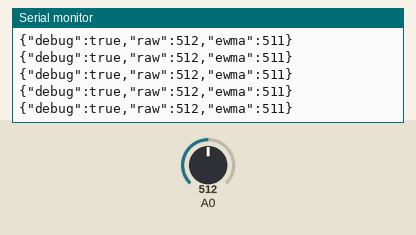
Simulated run of this sketch. Board: Arduino Uno, built with avr-gcc and run on an emulated ATmega328P. Parts: the last lines printed to the serial monitor. The inputs (shaded band) are chosen by the test bench; at power-on: A0 = 512.

Above: at 1.2 s.
1.3 s: A0 set to 306
At 1.45 s:
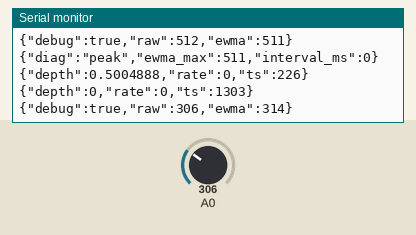
2.8 s: A0 set to 240
At 2.8 s:
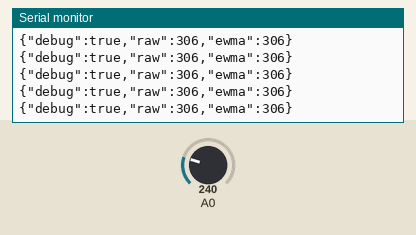
Timing chart, 0 to 5.8 s (numbered marks = the images above; inputs shaded):
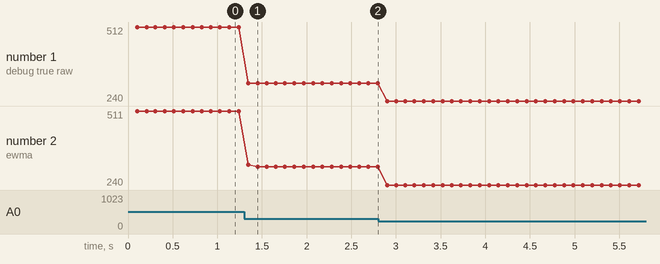

The sketch:

revive_firmware.ino
```cpp
// Revive C1 ArduinoFirmware (FR1)
// Target: Arduino Uno R4 Minima (ABX00080)
// Per design §6d C1 plus §6f Arduino → Browser contract.
//
// Behavior:
//   - Sample FSR on A0 at 200 Hz
//   - EWMA smooth with alpha = 0.3
//   - Local-maxima peak detection: track running max while ewma rises;
//     fire one peak frame when ewma drops by kPeakDropThreshold from the running max
//   - Emit JSON line per peak: {"depth": float, "rate": int, "ts": int}
//   - Emit one ready frame on boot: {"type":"ready","fw":"revive-1.0"}
//   - 250 ms safety timeout: zero output if no valid peak for 250 ms (Shepherd pattern)
//
// Wiring per docs/hardware-bom.md:
//   FSR Pin 1 -> Arduino 5V
//   FSR Pin 2 -> Arduino A0 + 10k resistor -> GND
//
// Library: ArduinoJson 7.4.x via Library Manager.

#include <ArduinoJson.h>

// Firmware thresholds are deliberately permissive: emit a peak frame for almost any
// blip above noise. Per-user calibration (start, target, max, ceiling) lives in the
// browser via C10 Calibrator + C4 CompressionScorer per design §6d.
//
// kStartThreshold just needs to clear the noise floor (~30-50 with foam).
// kPeakDropThreshold is the rise-then-fall delta that confirms a real compression.
// kCeilingThreshold is conservative; browser side classifies force_ceiling per user max.
constexpr int kStartThreshold = 80;             // running max must clear this for a peak to count
constexpr int kPeakDropThreshold = 30;          // ewma must fall this far from running max to fire a peak
constexpr int kRearmRiseThreshold = 30;         // ewma must rise this far from a local min to arm next peak
constexpr int kCeilingThreshold = 200;          // raw FSR; browser ceiling is per-user via C10
constexpr unsigned long kSafetyTimeoutMs = 250; // Shepherd pattern; zero output if silent
constexpr unsigned long kSampleIntervalUs = 5000;  // 200 Hz
constexpr unsigned long kPeakDebounceMs = 150;  // suppress double-fire from hand wobble within one compression
constexpr float kEwmaAlpha = 0.3f;
constexpr float kFsrMaxNormalize = 1023.0f;

// State.
float ewma = 0.0f;
float maxSinceLastPeak = 0.0f;
float minSinceLastPeak = 1024.0f;
unsigned long maxTimeMs = 0;
unsigned long lastPeakTimeMs = 0;
unsigned long peakIntervalMs = 0;
unsigned long lastSampleUs = 0;
unsigned long ceilingHoldStartMs = 0;
bool armed = true;                              // armed = ready to detect next peak
bool zeroEmitted = false;

// Reusable JSON document; heap allocated once per ArduinoJson 7 model.
JsonDocument doc;

void emitFrame(float normalizedDepth, int rateBpm, unsigned long ts) {
  doc.clear();
  doc["depth"] = normalizedDepth;
  doc["rate"] = rateBpm;
  doc["ts"] = ts;
  serializeJson(doc, Serial);
  Serial.println();
}

void emitReady() {
  doc.clear();
  doc["type"] = "ready";
  doc["fw"] = "revive-1.0";
  serializeJson(doc, Serial);
  Serial.println();
}

void emitCeilingEvent(unsigned long ts) {
  doc.clear();
  doc["type"] = "ceiling";
  doc["ts"] = ts;
  serializeJson(doc, Serial);
  Serial.println();
}

void setup() {
  Serial.begin(115200);
  while (!Serial) {
    delay(10);
  }
  emitReady();
  lastSampleUs = micros();
}

int rateFromInterval(unsigned long intervalMs) {
  if (intervalMs == 0) return 0;
  return (int)(60000UL / intervalMs);
}

void loop() {
  const unsigned long nowUs = micros();
  if (nowUs - lastSampleUs < kSampleIntervalUs) return;
  lastSampleUs = nowUs;
  const unsigned long nowMs = millis();

  // Sample + EWMA smooth.
  const int raw = analogRead(A0);
  ewma = kEwmaAlpha * (float)raw + (1.0f - kEwmaAlpha) * ewma;

  // TEMPORARY DEBUG: print raw + ewma when above noise floor.
  // Remove once thresholds are calibrated.
  static unsigned long lastDebugMs = 0;
  if (raw > 30 && nowMs - lastDebugMs > 100) {
    lastDebugMs = nowMs;
    Serial.print("{\"debug\":true,\"raw\":");
    Serial.print(raw);
    Serial.print(",\"ewma\":");
    Serial.print((int)ewma);
    Serial.println("}");
  }

  // Force ceiling detection (sustained 250 ms above kCeilingThreshold).
  // Latch: once fired, do not fire again until ewma drops below the threshold.
  static bool ceilingLatched = false;
  if (ewma > kCeilingThreshold) {
    if (!ceilingLatched) {
      if (ceilingHoldStartMs == 0) {
        ceilingHoldStartMs = nowMs;
      } else if (nowMs - ceilingHoldStartMs > 250) {
        emitCeilingEvent(nowMs);
        ceilingLatched = true;
        ceilingHoldStartMs = 0;
      }
    }
  } else {
    ceilingHoldStartMs = 0;
    ceilingLatched = false;
  }

  // Local-maxima peak detection with armed state machine.
  //
  // Armed phase: track running max as ewma rises. Fire a peak when ewma drops
  // by kPeakDropThreshold from the running max. After firing, disarm.
  //
  // Disarmed phase: track running min as ewma falls (recoil). Re-arm when
  // ewma rises by kRearmRiseThreshold above the running min, indicating the
  // start of a new compression. This blocks phantom peaks during recoil and
  // distinguishes held pressure (no rise above min) from real CPR cadence.
  if (armed) {
    if (ewma > maxSinceLastPeak) {
      maxSinceLastPeak = ewma;
      maxTimeMs = nowMs;
    }

    const bool inDebounce = (lastPeakTimeMs != 0) && (nowMs - lastPeakTimeMs < kPeakDebounceMs);
    const bool peakFired = (maxSinceLastPeak > kStartThreshold) &&
                           ((maxSinceLastPeak - ewma) > kPeakDropThreshold) &&
                           !inDebounce;

    if (peakFired) {
      if (lastPeakTimeMs != 0) {
        peakIntervalMs = maxTimeMs - lastPeakTimeMs;
      }
      lastPeakTimeMs = maxTimeMs;
      const int rate = peakIntervalMs > 0 ? rateFromInterval(peakIntervalMs) : 0;
      const float normalizedDepth = maxSinceLastPeak / kFsrMaxNormalize;

      Serial.print("{\"diag\":\"peak\",\"ewma_max\":");
      Serial.print((int)maxSinceLastPeak);
      Serial.print(",\"interval_ms\":");
      Serial.print(peakIntervalMs);
      Serial.println("}");

      emitFrame(normalizedDepth, rate, maxTimeMs);

      armed = false;
      minSinceLastPeak = ewma;
      zeroEmitted = false;
    }
  } else {
    if (ewma < minSinceLastPeak) {
      minSinceLastPeak = ewma;
    }

    if ((ewma - minSinceLastPeak) > kRearmRiseThreshold) {
      armed = true;
      maxSinceLastPeak = ewma;
      maxTimeMs = nowMs;
    }
  }

  // Safety timeout: emit a single zero frame if no peak for kSafetyTimeoutMs.
  if (lastPeakTimeMs != 0 && (nowMs - lastPeakTimeMs) > kSafetyTimeoutMs && !zeroEmitted) {
    emitFrame(0.0f, 0, nowMs);
    zeroEmitted = true;
  }
}
```

Measured:
- after the input at 1.3 s, the serial monitor: prints a new line at once (image 1)
- plotted number 1: 512 → 306 after the input at 1.3 s, 306 → 240 after the input at 2.8 s
- plotted number 2: 511 → 306 after the input at 1.3 s, 306 → 240 after the input at 2.8 s
